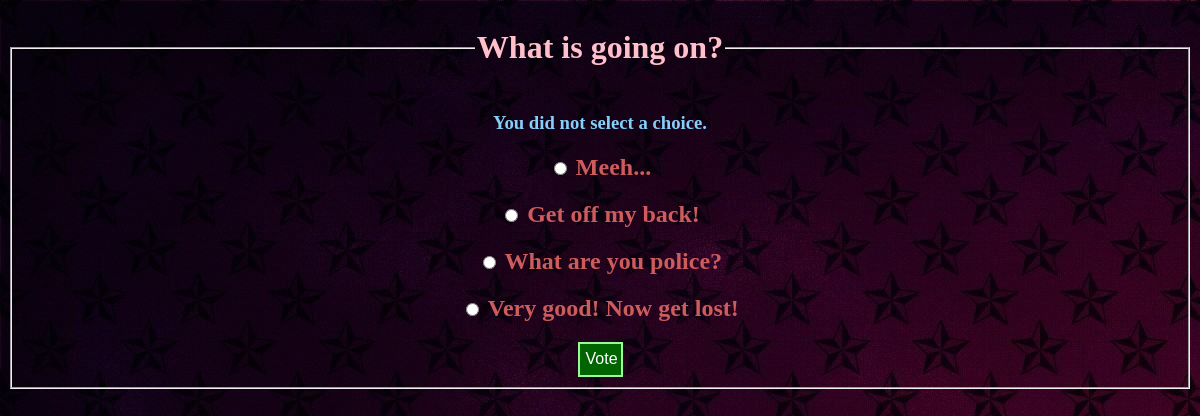
The app's page /polls/1/vote/, older data.
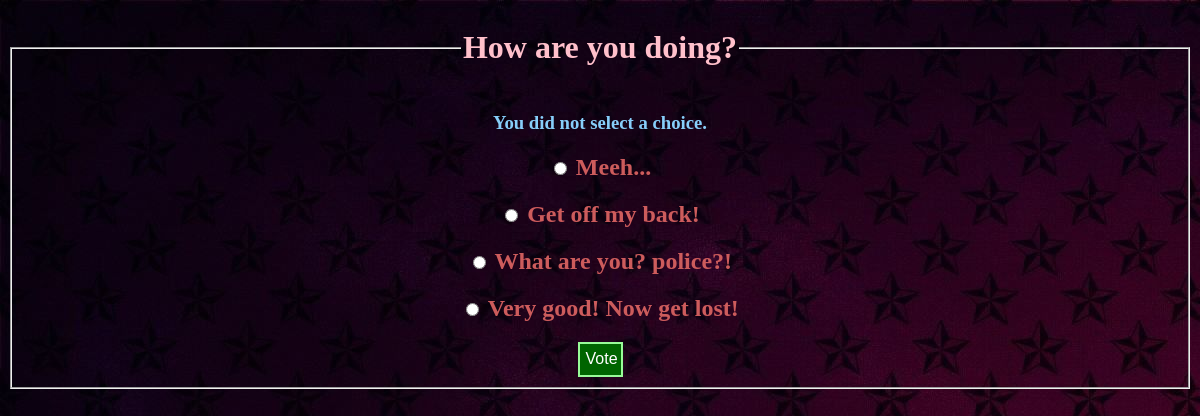
The same page, newer data.
### polls/models.py (models this page shows, shortened)
class Question(models.Model):
    question_text = models.CharField(max_length=200)
    pub_date = models.DateTimeField('date published')

class Choice(models.Model):
    question = models.ForeignKey(Question, on_delete=models.CASCADE)
    choice_text = models.CharField(max_length=200)
    votes = models.IntegerField(default=0)

### polls/views.py (the view)
# urls.py: path('<int:question_id>/vote/', views.vote, name='vote'),
def vote(request, question_id):
    question = get_object_or_404(Question, pk=question_id)
    try:
        selected_choice = question.choice_set.get(pk=request.POST['choice'])
    except (KeyError, Choice.DoesNotExist):
        return render(request, 'polls/detail.html', {
            'question': question,
            'error_message': "You did not select a choice."
        })
    else:
        selected_choice.votes += 1
        selected_choice.save()
        return HttpResponseRedirect(reverse('polls:results', args=(question.id,)))

### templates/polls/detail.html (shortened to what this page needs)
<!DOCTYPE html>
<html lang="en">
<head>
</head>
<body>
{% load static %}
<link rel="stylesheet" type="text/css" href="{% static 'polls/detail_style.css' %}">
<form action="{% url 'polls:vote' question.id %}" method="post">
    <fieldset>
        <legend>
            <h1>{{ question.question_text }}</h1>
        </legend>
        {% if error_message %}
            <h3><p><strong>{{ error_message }}</strong></p></h3>
        {% endif %}
        {% for choice in question.choice_set.all %}
            <h2>
                <input type="radio" name="choice" id="choice{{ forloop.counter }}" value="{{ choice.id }}">
                <label for="choice{{ forloop.counter }}">{{ choice.choice_text }}</label>
            </h2>
        {% endfor %}
        <input type="submit" value="Vote" style="width: 45px; height: 35px;">
    </fieldset>
</form>
</body>
</html>

Row changes from the older to the newer data that the page shows:
changed Question: question_text "What is going on?" → "How are you doing?"
changed Choice: choice "☐ What are you police?" → "☐ What are you? police?!"; choice_text "What are you police?" → "What are you? police?!"
